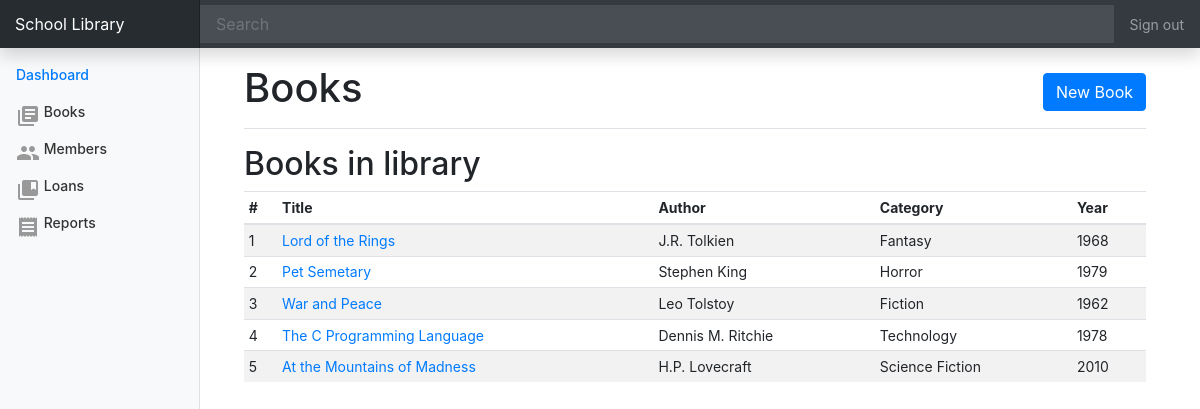
Before: /books with the older database file.
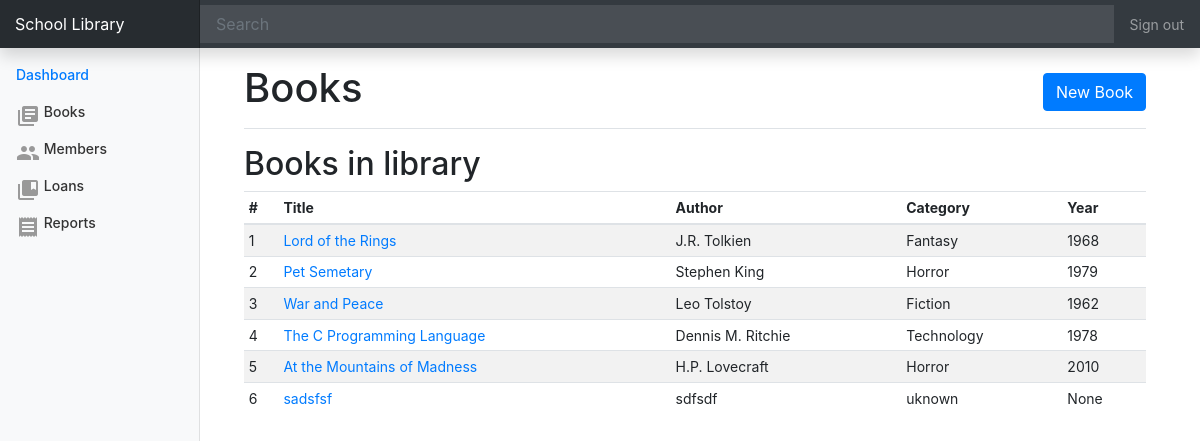
After: the same page with the newer database file.
### tables this page shows
CREATE TABLE books (
	id INTEGER primary key autoincrement,
	title TEXT not null,
	isbn TEXT UNIQUE,
	author TEXT not null,
	description TEXT,
	year_published INTEGER,
	copies INTEGER DEFAULT 1,
	category TEXT DEFAULT 'uknown',
	cover TEXT DEFAULT 'cover.png'
);

### app.py (the view)
@app.route('/books')
def books():
	db = get_db()
	query = "SELECT * FROM books"
	cur = db.execute(query)
	results = cur.fetchall()
	return render_template('books.html', books=results)

### database.py (called while the page is built)
def connect_db():
	sql = sqlite3.connect('data.db')
	sql.row_factory = sqlite3.Row
	return sql

def get_db():
	if not hasattr(g, 'sqlite_db'):
		g.sqlite_db = connect_db()
	return g.sqlite_db

### templates/books.html (shortened to what this page needs)
{% extends 'base.html' %}
{% block content %}
<main role="main" class="col-md-9 ml-sm-auto col-lg-10 px-4">
          <div class="d-flex justify-content-between flex-wrap flex-md-nowrap align-items-center pt-3 pb-2 mb-3 border-bottom">
            <h1>Books</h1>
            <div class="btn-toolbar mb-2 mb-md-0">
              <a class="btn btn-primary" href="{{url_for('book_add')}}">New Book</a>
            </div>
          </div>
          <h2>Books in library</h2>
          <div class="table-responsive">
            <table class="table table-striped table-sm">
              <thead>
                <tr>
                  <th>#</th>
                  <th>Title</th>
                  <th>Author</th>
                  <th>Category</th>
                  <th>Year</th>
                </tr>
              </thead>
              <tbody>
                {% for book in books %}
                <tr>
                  <td>{{book.id}}</td>
                  <td><a href="{{url_for('book_view', id=book.id) }}">{{book.title}}</a></td>
                  <td>{{book.author}}</td>
                  <td>{{book.category}}</td>
                  <td>{{book.year_published}}</td>
                </tr>
                {% endfor %}
              </tbody>
            </table>
          </div>
        </main>
{% endblock %}

Changed rows visible on the page:
changed books "At the Mountains of Madness": category "Science Fiction" → "Horror"
added books: id "6", title "sadsfsf", author "sdfsdf", category "uknown", year_published "None"
